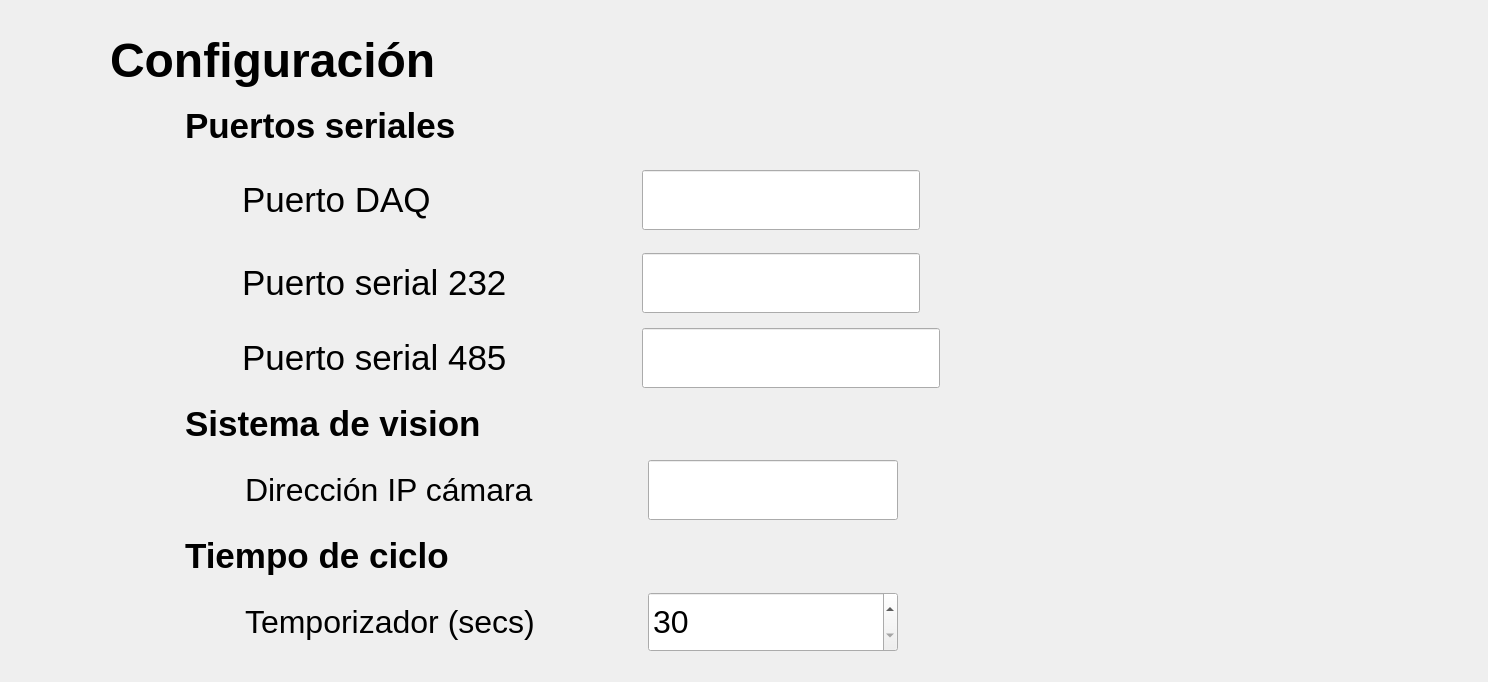
      <widget class="QWidget" name="ConfigurationEditSave">
       <layout class="QVBoxLayout" name="verticalLayout_2">
        <property name="leftMargin">
         <number>30</number>
        </property>
        <property name="topMargin">
         <number>30</number>
        </property>
        <property name="rightMargin">
         <number>30</number>
        </property>
        <property name="bottomMargin">
         <number>30</number>
        </property>
        <item>
         <layout class="QHBoxLayout" name="horizontalLayout_76">
          <property name="spacing">
           <number>30</number>
          </property>
          <item>
           <widget class="QLabel" name="lblConfig_4">
            <property name="minimumSize">
             <size>
              <width>50</width>
              <height>50</height>
             </size>
            </property>
            <property name="maximumSize">
             <size>
              <width>50</width>
              <height>50</height>
             </size>
            </property>
            <property name="text">
             <string/>
            </property>
            <property name="pixmap">
             <pixmap resource="../resources/resources.qrc">:/resources/cogwheel.png</pixmap>
            </property>
            <property name="scaledContents">
             <bool>true</bool>
            </property>
           </widget>
          </item>
          <item>
           <widget class="QLabel" name="label_43">
            <property name="minimumSize">
             <size>
              <width>380</width>
              <height>60</height>
             </size>
            </property>
            <property name="maximumSize">
             <size>
              <width>380</width>
              <height>60</height>
             </size>
            </property>
            <property name="font">
             <font>
              <pointsize>36</pointsize>
              <weight>75</weight>
              <bold>true</bold>
             </font>
            </property>
            <property name="text">
             <string>Configuración </string>
            </property>
           </widget>
          </item>
          <item>
           <spacer name="horizontalSpacer_113">
            <property name="orientation">
             <enum>Qt::Horizontal</enum>
            </property>
            <property name="sizeHint" stdset="0">
             <size>
              <width>508</width>
              <height>20</height>
             </size>
            </property>
           </spacer>
          </item>
          <item>
           <widget class="QLabel" name="lblGuardar">
            <property name="minimumSize">
             <size>
              <width>60</width>
              <height>60</height>
             </size>
            </property>
            <property name="maximumSize">
             <size>
              <width>70</width>
              <height>70</height>
             </size>
            </property>
            <property name="cursor">
             <cursorShape>PointingHandCursor</cursorShape>
            </property>
            <property name="acceptDrops">
             <bool>false</bool>
            </property>
            <property name="toolTip">
             <string>Guardar configuración</string>
            </property>
            <property name="whatsThis">
             <string>Editar</string>
            </property>
            <property name="text">
             <string/>
            </property>
            <property name="pixmap">
             <pixmap resource="../resources/resources.qrc">:/resources/diskette.png</pixmap>
            </property>
            <property name="scaledContents">
             <bool>true</bool>
            </property>
           </widget>
          </item>
          <item>
           <widget class="QLabel" name="lblCancelar">
            <property name="minimumSize">
             <size>
              <width>60</width>
              <height>60</height>
             </size>
            </property>
            <property name="maximumSize">
             <size>
              <width>70</width>
              <height>70</height>
             </size>
            </property>
            <property name="cursor">
             <cursorShape>PointingHandCursor</cursorShape>
            </property>
            <property name="toolTip">
             <string>Regresar</string>
            </property>
            <property name="whatsThis">
             <string>Editar</string>
            </property>
            <property name="text">
             <string/>
            </property>
            <property name="pixmap">
             <pixmap resource="../resources/resources.qrc">:/resources/undo.png</pixmap>
            </property>
            <property name="scaledContents">
             <bool>true</bool>
            </property>
           </widget>
          </item>
          <item>
           <spacer name="horizontalSpacer_115">
            <property name="orientation">
             <enum>Qt::Horizontal</enum>
            </property>
            <property name="sizeHint" stdset="0">
             <size>
              <width>28</width>
              <height>20</height>
             </size>
            </property>
           </spacer>
          </item>
         </layout>
        </item>
        <item>
         <layout class="QHBoxLayout" name="horizontalLayout_77">
          <property name="spacing">
           <number>15</number>
          </property>
          <property name="leftMargin">
           <number>90</number>
          </property>
          <item>
           <widget class="QLabel" name="lblseria_17">
            <property name="minimumSize">
             <size>
              <width>50</width>
              <height>50</height>
             </size>
            </property>
            <property name="maximumSize">
             <size>
              <width>50</width>
              <height>50</height>
             </size>
            </property>
            <property name="text">
             <string/>
            </property>
            <property name="pixmap">
             <pixmap resource="../resources/resources.qrc">:/resources/connection.png</pixmap>
            </property>
            <property name="scaledContents">
             <bool>true</bool>
            </property>
           </widget>
          </item>
          <item>
           <widget class="QLabel" name="lblTitleSeriales_17">
            <property name="minimumSize">
             <size>
              <width>350</width>
              <height>60</height>
             </size>
            </property>
            <property name="maximumSize">
             <size>
              <width>350</width>
              <height>60</height>
             </size>
            </property>
            <property name="font">
             <font>
              <pointsize>26</pointsize>
              <weight>75</weight>
              <bold>true</bold>
             </font>
            </property>
            <property name="text">
             <string>Puertos seriales</string>
            </property>
           </widget>
          </item>
          <item>
           <spacer name="horizontalSpacer_120">
            <property name="orientation">
             <enum>Qt::Horizontal</enum>
            </property>
            <property name="sizeHint" stdset="0">
             <size>
              <width>738</width>
              <height>20</height>
             </size>
            </property>
           </spacer>
          </item>
         </layout>
        </item>
        <item>
         <layout class="QHBoxLayout" name="horizontalLayout_133">
          <property name="spacing">
           <number>12</number>
          </property>
          <property name="leftMargin">
           <number>150</number>
          </property>
          <item>
           <widget class="QLabel" name="lblserial232_12">
            <property name="minimumSize">
             <size>
              <width>50</width>
              <height>50</height>
             </size>
            </property>
            <property name="maximumSize">
             <size>
              <width>50</width>
              <height>50</height>
             </size>
            </property>
            <property name="text">
             <string/>
            </property>
            <property name="pixmap">
             <pixmap resource="../resources/resources.qrc">:/resources/microchip.png</pixmap>
            </property>
            <property name="scaledContents">
             <bool>true</bool>
            </property>
           </widget>
          </item>
          <item>
           <widget class="QLabel" name="label_57">
            <property name="minimumSize">
             <size>
              <width>300</width>
              <height>60</height>
             </size>
            </property>
            <property name="maximumSize">
             <size>
              <width>300</width>
              <height>60</height>
             </size>
            </property>
            <property name="font">
             <font>
              <pointsize>26</pointsize>
             </font>
            </property>
            <property name="text">
             <string>Puerto DAQ</string>
            </property>
           </widget>
          </item>
          <item>
           <spacer name="horizontalSpacer_159">
            <property name="orientation">
             <enum>Qt::Horizontal</enum>
            </property>
            <property name="sizeType">
             <enum>QSizePolicy::Fixed</enum>
            </property>
            <property name="sizeHint" stdset="0">
             <size>
              <width>88</width>
              <height>20</height>
             </size>
            </property>
           </spacer>
          </item>
          <item>
           <widget class="QLineEdit" name="txtGatewayPort">
            <property name="sizePolicy">
             <sizepolicy hsizetype="Expanding" vsizetype="Fixed">
              <horstretch>250</horstretch>
              <verstretch>60</verstretch>
             </sizepolicy>
            </property>
            <property name="minimumSize">
             <size>
              <width>250</width>
              <height>60</height>
             </size>
            </property>
            <property name="font">
             <font>
              <pointsize>24</pointsize>
              <weight>50</weight>
              <bold>false</bold>
             </font>
            </property>
           </widget>
          </item>
          <item>
           <spacer name="horizontalSpacer_160">
            <property name="orientation">
             <enum>Qt::Horizontal</enum>
            </property>
            <property name="sizeHint" stdset="0">
             <size>
              <width>538</width>
              <height>77</height>
             </size>
            </property>
           </spacer>
          </item>
         </layout>
        </item>
        <item>
         <layout class="QHBoxLayout" name="horizontalLayout_78">
          <property name="spacing">
           <number>12</number>
          </property>
          <property name="leftMargin">
           <number>150</number>
          </property>
          <item>
           <widget class="QLabel" name="lblserial232_5">
            <property name="minimumSize">
             <size>
              <width>50</width>
              <height>50</height>
             </size>
            </property>
            <property name="maximumSize">
             <size>
              <width>50</width>
              <height>50</height>
             </size>
            </property>
            <property name="text">
             <string/>
            </property>
            <property name="pixmap">
             <pixmap resource="../resources/resources.qrc">:/resources/vga-port.png</pixmap>
            </property>
            <property name="scaledContents">
             <bool>true</bool>
            </property>
           </widget>
          </item>
          <item>
           <widget class="QLabel" name="label_46">
            <property name="minimumSize">
             <size>
              <width>300</width>
              <height>60</height>
             </size>
            </property>
            <property name="maximumSize">
             <size>
              <width>300</width>
              <height>60</height>
             </size>
            </property>
            <property name="font">
             <font>
              <pointsize>26</pointsize>
             </font>
            </property>
            <property name="text">
             <string>Puerto serial 232</string>
            </property>
           </widget>
          </item>
          <item>
           <spacer name="horizontalSpacer_123">
            <property name="orientation">
             <enum>Qt::Horizontal</enum>
            </property>
            <property name="sizeType">
             <enum>QSizePolicy::Fixed</enum>
            </property>
            <property name="sizeHint" stdset="0">
             <size>
              <width>88</width>
              <height>20</height>
             </size>
            </property>
           </spacer>
          </item>
          <item>
           <widget class="QLineEdit" name="txt232Port">
            <property name="sizePolicy">
             <sizepolicy hsizetype="Expanding" vsizetype="Fixed">
              <horstretch>250</horstretch>
              <verstretch>60</verstretch>
             </sizepolicy>
            </property>
            <property name="minimumSize">
             <size>
              <width>250</width>
              <height>60</height>
             </size>
            </property>
            <property name="font">
             <font>
              <pointsize>24</pointsize>
              <weight>50</weight>
              <bold>false</bold>
             </font>
            </property>
           </widget>
          </item>
          <item>
           <spacer name="horizontalSpacer_127">
            <property name="orientation">
             <enum>Qt::Horizontal</enum>
            </property>
            <property name="sizeHint" stdset="0">
             <size>
              <width>538</width>
              <height>77</height>
             </size>
            </property>
           </spacer>
          </item>
         </layout>
        </item>
        <item>
         <layout class="QHBoxLayout" name="horizontalLayout_79">
          <property name="spacing">
           <number>12</number>
          </property>
          <property name="leftMargin">
           <number>150</number>
          </property>
          <item>
           <widget class="QLabel" name="lblserial485_4">
            <property name="minimumSize">
             <size>
              <width>50</width>
              <height>50</height>
             </size>
            </property>
            <property name="maximumSize">
             <size>
              <width>50</width>
              <height>50</height>
             </size>
            </property>
            <property name="text">
             <string/>
            </property>
            <property name="pixmap">
             <pixmap resource="../resources/resources.qrc">:/resources/port.png</pixmap>
            </property>
            <property name="scaledContents">
             <bool>true</bool>
            </property>
           </widget>
          </item>
          <item>
           <widget class="QLabel" name="label_47">
            <property name="minimumSize">
             <size>
              <width>300</width>
              <height>60</height>
             </size>
            </property>
            <property name="maximumSize">
             <size>
              <width>300</width>
              <height>60</height>
             </size>
            </property>
            <property name="font">
             <font>
              <pointsize>26</pointsize>
             </font>
            </property>
            <property name="text">
             <string>Puerto serial 485</string>
            </property>
           </widget>
          </item>
          <item>
           <spacer name="horizontalSpacer_128">
            <property name="orientation">
             <enum>Qt::Horizontal</enum>
            </property>
            <property name="sizeType">
             <enum>QSizePolicy::Fixed</enum>
            </property>
            <property name="sizeHint" stdset="0">
             <size>
              <width>88</width>
              <height>20</height>
             </size>
            </property>
           </spacer>
          </item>
          <item>
           <widget class="QLineEdit" name="txt485Port">
            <property name="sizePolicy">
             <sizepolicy hsizetype="Expanding" vsizetype="Fixed">
              <horstretch>250</horstretch>
              <verstretch>60</verstretch>
             </sizepolicy>
            </property>
            <property name="minimumSize">
             <size>
              <width>250</width>
              <height>60</height>
             </size>
            </property>
            <property name="font">
             <font>
              <pointsize>24</pointsize>
              <weight>50</weight>
              <bold>false</bold>
             </font>
            </property>
           </widget>
          </item>
          <item>
           <spacer name="horizontalSpacer_131">
            <property name="orientation">
             <enum>Qt::Horizontal</enum>
            </property>
            <property name="sizeHint" stdset="0">
             <size>
              <width>518</width>
              <height>20</height>
             </size>
            </property>
           </spacer>
          </item>
         </layout>
        </item>
        <item>
         <layout class="QHBoxLayout" name="horizontalLayout_80">
          <property name="spacing">
           <number>15</number>
          </property>
          <property name="leftMargin">
           <number>90</number>
          </property>
          <item>
           <widget class="QLabel" name="lblseria_18">
            <property name="minimumSize">
             <size>
              <width>50</width>
              <height>50</height>
             </size>
            </property>
            <property name="maximumSize">
             <size>
              <width>50</width>
              <height>50</height>
             </size>
            </property>
            <property name="text">
             <string/>
            </property>
            <property name="pixmap">
             <pixmap resource="../resources/resources.qrc">:/resources/focus.png</pixmap>
            </property>
            <property name="scaledContents">
             <bool>true</bool>
            </property>
           </widget>
          </item>
          <item>
           <widget class="QLabel" name="lblTitleSeriales_18">
            <property name="minimumSize">
             <size>
              <width>350</width>
              <height>60</height>
             </size>
            </property>
            <property name="maximumSize">
             <size>
              <width>350</width>
              <height>60</height>
             </size>
            </property>
            <property name="font">
             <font>
              <pointsize>26</pointsize>
              <weight>75</weight>
              <bold>true</bold>
             </font>
            </property>
            <property name="text">
             <string>Sistema de vision</string>
            </property>
           </widget>
          </item>
          <item>
           <spacer name="horizontalSpacer_132">
            <property name="orientation">
             <enum>Qt::Horizontal</enum>
            </property>
            <property name="sizeHint" stdset="0">
             <size>
              <width>768</width>
              <height>20</height>
             </size>
            </property>
           </spacer>
          </item>
         </layout>
        </item>
        <item>
         <layout class="QHBoxLayout" name="horizontalLayout_81">
          <property name="spacing">
           <number>15</number>
          </property>
          <property name="leftMargin">
           <number>150</number>
          </property>
          <item>
           <widget class="QLabel" name="lblseria_19">
            <property name="minimumSize">
             <size>
              <width>50</width>
              <height>50</height>
             </size>
            </property>
            <property name="maximumSize">
             <size>
              <width>50</width>
              <height>50</height>
             </size>
            </property>
            <property name="text">
             <string/>
            </property>
            <property name="pixmap">
             <pixmap resource="../resources/resources.qrc">:/resources/webcam.png</pixmap>
            </property>
            <property name="scaledContents">
             <bool>true</bool>
            </property>
           </widget>
          </item>
          <item>
           <widget class="QLabel" name="lblTitleSeriales_19">
            <property name="minimumSize">
             <size>
              <width>300</width>
              <height>60</height>
             </size>
            </property>
            <property name="maximumSize">
             <size>
              <width>300</width>
              <height>60</height>
             </size>
            </property>
            <property name="font">
             <font>
              <pointsize>24</pointsize>
             </font>
            </property>
            <property name="text">
             <string>Dirección IP cámara </string>
            </property>
           </widget>
          </item>
          <item>
           <spacer name="horizontalSpacer_137">
            <property name="orientation">
             <enum>Qt::Horizontal</enum>
            </property>
            <property name="sizeType">
             <enum>QSizePolicy::Fixed</enum>
            </property>
            <property name="sizeHint" stdset="0">
             <size>
              <width>88</width>
              <height>20</height>
             </size>
            </property>
           </spacer>
          </item>
          <item>
           <widget class="QLineEdit" name="txtCameraAddress">
            <property name="sizePolicy">
             <sizepolicy hsizetype="Expanding" vsizetype="Fixed">
              <horstretch>0</horstretch>
              <verstretch>0</verstretch>
             </sizepolicy>
            </property>
            <property name="minimumSize">
             <size>
              <width>250</width>
              <height>60</height>
             </size>
            </property>
            <property name="maximumSize">
             <size>
              <width>250</width>
              <height>60</height>
             </size>
            </property>
            <property name="font">
             <font>
              <pointsize>24</pointsize>
              <weight>50</weight>
              <bold>false</bold>
             </font>
            </property>
           </widget>
          </item>
          <item>
           <spacer name="horizontalSpacer_134">
            <property name="orientation">
             <enum>Qt::Horizontal</enum>
            </property>
            <property name="sizeHint" stdset="0">
             <size>
              <width>388</width>
              <height>20</height>
             </size>
            </property>
           </spacer>
          </item>
         </layout>
        </item>
        <item>
         <layout class="QHBoxLayout" name="horizontalLayout_82">
          <property name="spacing">
           <number>15</number>
          </property>
          <property name="leftMargin">
           <number>90</number>
          </property>
          <item>
           <widget class="QLabel" name="lblseria_20">
            <property name="minimumSize">
             <size>
              <width>50</width>
              <height>50</height>
             </size>
            </property>
            <property name="maximumSize">
             <size>
              <width>50</width>
              <height>50</height>
             </size>
            </property>
            <property name="text">
             <string/>
            </property>
            <property name="pixmap">
             <pixmap resource="../resources/resources.qrc">:/resources/cycle (1).png</pixmap>
            </property>
            <property name="scaledContents">
             <bool>true</bool>
            </property>
           </widget>
          </item>
          <item>
           <widget class="QLabel" name="lblTitleSeriales_20">
            <property name="minimumSize">
             <size>
              <width>350</width>
              <height>60</height>
             </size>
            </property>
            <property name="maximumSize">
             <size>
              <width>350</width>
              <height>60</height>
             </size>
            </property>
            <property name="font">
             <font>
              <pointsize>26</pointsize>
              <weight>75</weight>
              <bold>true</bold>
             </font>
            </property>
            <property name="text">
             <string>Tiempo de ciclo</string>
            </property>
           </widget>
          </item>
          <item>
           <spacer name="horizontalSpacer_135">
            <property name="minimumSize">
             <size>
              <width>60</width>
              <height>60</height>
             </size>
            </property>
            <property name="orientation">
             <enum>Qt::Horizontal</enum>
            </property>
            <property name="sizeHint" stdset="0">
             <size>
              <width>768</width>
              <height>20</height>
             </size>
            </property>
           </spacer>
          </item>
         </layout>
        </item>
        <item>
         <layout class="QHBoxLayout" name="horizontalLayout_112">
          <property name="spacing">
           <number>15</number>
          </property>
          <property name="leftMargin">
           <number>150</number>
          </property>
          <item>
           <widget class="QLabel" name="lblseria_21">
            <property name="minimumSize">
             <size>
              <width>50</width>
              <height>50</height>
             </size>
            </property>
            <property name="maximumSize">
             <size>
              <width>50</width>
              <height>50</height>
             </size>
            </property>
            <property name="text">
             <string/>
            </property>
            <property name="pixmap">
             <pixmap resource="../resources/resources.qrc">:/resources/clock_2.png</pixmap>
            </property>
            <property name="scaledContents">
             <bool>true</bool>
            </property>
           </widget>
          </item>
          <item>
           <widget class="QLabel" name="lblTitleSeriales_21">
            <property name="minimumSize">
             <size>
              <width>300</width>
              <height>60</height>
             </size>
            </property>
            <property name="maximumSize">
             <size>
              <width>300</width>
              <height>60</height>
             </size>
            </property>
            <property name="font">
             <font>
              <pointsize>24</pointsize>
             </font>
            </property>
            <property name="text">
             <string>Temporizador (secs)</string>
            </property>
           </widget>
          </item>
          <item>
           <spacer name="horizontalSpacer_138">
            <property name="orientation">
             <enum>Qt::Horizontal</enum>
            </property>
            <property name="sizeType">
             <enum>QSizePolicy::Fixed</enum>
            </property>
            <property name="sizeHint" stdset="0">
             <size>
              <width>88</width>
              <height>20</height>
             </size>
            </property>
           </spacer>
          </item>
          <item>
           <widget class="QSpinBox" name="spinBoxTimer">
            <property name="minimumSize">
             <size>
              <width>250</width>
              <height>60</height>
             </size>
            </property>
            <property name="font">
             <font>
              <pointsize>24</pointsize>
              <weight>50</weight>
              <bold>false</bold>
             </font>
            </property>
            <property name="minimum">
             <number>30</number>
            </property>
            <property name="maximum">
             <number>60</number>
            </property>
           </widget>
          </item>
          <item>
           <spacer name="horizontalSpacer_136">
            <property name="orientation">
             <enum>Qt::Horizontal</enum>
            </property>
            <property name="sizeHint" stdset="0">
             <size>
              <width>318</width>
              <height>20</height>
             </size>
            </property>
           </spacer>
          </item>
         </layout>
        </item>
       </layout>
      </widget>
